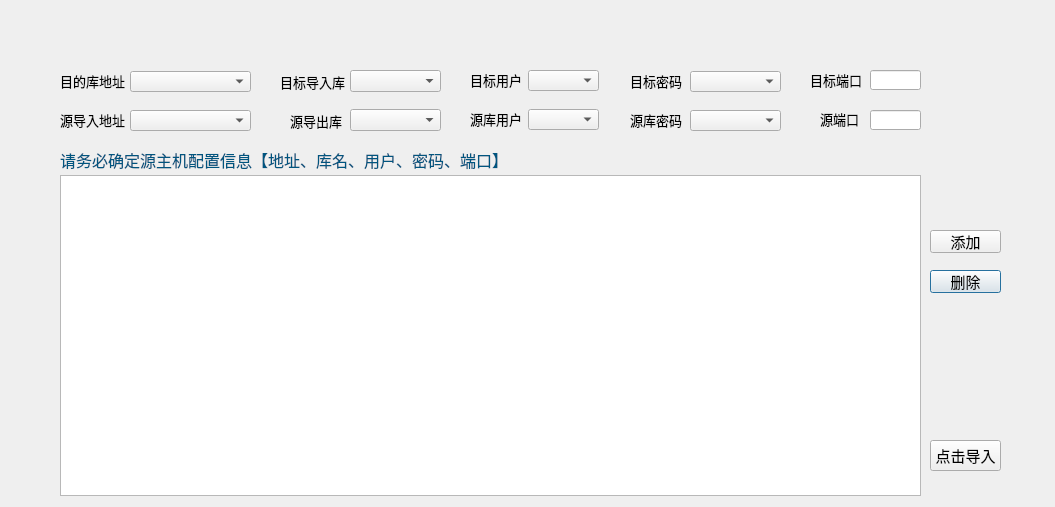
<?xml version="1.0" encoding="UTF-8"?>
<ui version="4.0">
 <class>TaskImport</class>
 <widget class="QDialog" name="TaskImport">
  <property name="geometry">
   <rect>
    <x>0</x>
    <y>0</y>
    <width>1055</width>
    <height>507</height>
   </rect>
  </property>
  <property name="windowTitle">
   <string>Dialog</string>
  </property>
  <property name="styleSheet">
   <string notr="true">QDialog.bgw{
	border-right:1px solid rgb(170,170,170);
	background:qlineargradient(spread:reflect,
		x1:0,y1:0,x2:1,y2:0,
		stop:0 rgba(207,210,184,255),
		stop:1 rgba(198,210,100,255));
}
QPushButton:pressed {
         background-color: qlineargradient(x1: 0, y1: 0, x2: 0, y2: 1, stop: 0 #aadbfe, stop: 1 #f6f7fa);

}</string>
  </property>
  <property name="class" stdset="0">
   <string>bgw</string>
  </property>
  <widget class="QPushButton" name="pushButton_2">
   <property name="geometry">
    <rect>
     <x>930</x>
     <y>270</y>
     <width>71</width>
     <height>23</height>
    </rect>
   </property>
   <property name="font">
    <font>
     <family>微软雅黑</family>
     <pointsize>11</pointsize>
    </font>
   </property>
   <property name="text">
    <string>删除</string>
   </property>
  </widget>
  <widget class="QComboBox" name="sdbuser">
   <property name="geometry">
    <rect>
     <x>528</x>
     <y>109</y>
     <width>71</width>
     <height>21</height>
    </rect>
   </property>
   <property name="font">
    <font>
     <family>微软雅黑</family>
     <pointsize>10</pointsize>
    </font>
   </property>
  </widget>
  <widget class="QLabel" name="label_2">
   <property name="geometry">
    <rect>
     <x>290</x>
     <y>111</y>
     <width>71</width>
     <height>20</height>
    </rect>
   </property>
   <property name="font">
    <font>
     <family>微软雅黑</family>
     <pointsize>10</pointsize>
    </font>
   </property>
   <property name="text">
    <string>源导出库</string>
   </property>
  </widget>
  <widget class="QLabel" name="label">
   <property name="geometry">
    <rect>
     <x>60</x>
     <y>109</y>
     <width>71</width>
     <height>21</height>
    </rect>
   </property>
   <property name="font">
    <font>
     <family>微软雅黑</family>
     <pointsize>10</pointsize>
    </font>
   </property>
   <property name="text">
    <string>源导入地址</string>
   </property>
  </widget>
  <widget class="QPushButton" name="pushButton">
   <property name="geometry">
    <rect>
     <x>930</x>
     <y>230</y>
     <width>71</width>
     <height>23</height>
    </rect>
   </property>
   <property name="font">
    <font>
     <family>微软雅黑</family>
     <pointsize>11</pointsize>
    </font>
   </property>
   <property name="text">
    <string>添加</string>
   </property>
  </widget>
  <widget class="QLabel" name="label_3">
   <property name="geometry">
    <rect>
     <x>470</x>
     <y>109</y>
     <width>71</width>
     <height>20</height>
    </rect>
   </property>
   <property name="font">
    <font>
     <family>微软雅黑</family>
     <pointsize>10</pointsize>
    </font>
   </property>
   <property name="text">
    <string>源库用户</string>
   </property>
  </widget>
  <widget class="QComboBox" name="sdbhost">
   <property name="geometry">
    <rect>
     <x>130</x>
     <y>110</y>
     <width>121</width>
     <height>21</height>
    </rect>
   </property>
   <property name="font">
    <font>
     <family>微软雅黑</family>
     <pointsize>10</pointsize>
    </font>
   </property>
  </widget>
  <widget class="QTableWidget" name="tableWidget">
   <property name="geometry">
    <rect>
     <x>60</x>
     <y>175</y>
     <width>861</width>
     <height>321</height>
    </rect>
   </property>
  </widget>
  <widget class="QLabel" name="label_6">
   <property name="geometry">
    <rect>
     <x>60</x>
     <y>145</y>
     <width>451</width>
     <height>31</height>
    </rect>
   </property>
   <property name="font">
    <font>
     <family>微软雅黑</family>
     <pointsize>12</pointsize>
    </font>
   </property>
   <property name="text">
    <string>&lt;html&gt;&lt;head/&gt;&lt;body&gt;&lt;p&gt;&lt;span style=&quot; color:#00557f;&quot;&gt;请务必确定源主机配置信息【地址、库名、用户、密码、端口】&lt;/span&gt;&lt;/p&gt;&lt;/body&gt;&lt;/html&gt;</string>
   </property>
  </widget>
  <widget class="QComboBox" name="sdbname">
   <property name="geometry">
    <rect>
     <x>350</x>
     <y>109</y>
     <width>91</width>
     <height>22</height>
    </rect>
   </property>
   <property name="font">
    <font>
     <family>微软雅黑</family>
     <pointsize>10</pointsize>
    </font>
   </property>
  </widget>
  <widget class="QPushButton" name="pushButton_3">
   <property name="geometry">
    <rect>
     <x>930</x>
     <y>440</y>
     <width>71</width>
     <height>31</height>
    </rect>
   </property>
   <property name="font">
    <font>
     <family>微软雅黑</family>
     <pointsize>11</pointsize>
    </font>
   </property>
   <property name="text">
    <string>点击导入</string>
   </property>
  </widget>
  <widget class="QComboBox" name="sdbpwd">
   <property name="geometry">
    <rect>
     <x>690</x>
     <y>110</y>
     <width>91</width>
     <height>21</height>
    </rect>
   </property>
   <property name="font">
    <font>
     <family>微软雅黑</family>
     <pointsize>10</pointsize>
    </font>
   </property>
  </widget>
  <widget class="QLabel" name="label_4">
   <property name="geometry">
    <rect>
     <x>630</x>
     <y>110</y>
     <width>71</width>
     <height>20</height>
    </rect>
   </property>
   <property name="font">
    <font>
     <family>微软雅黑</family>
     <pointsize>10</pointsize>
    </font>
   </property>
   <property name="text">
    <string>源库密码</string>
   </property>
  </widget>
  <widget class="QComboBox" name="ddbuser">
   <property name="geometry">
    <rect>
     <x>528</x>
     <y>70</y>
     <width>71</width>
     <height>21</height>
    </rect>
   </property>
   <property name="font">
    <font>
     <family>微软雅黑</family>
     <pointsize>10</pointsize>
    </font>
   </property>
  </widget>
  <widget class="QComboBox" name="ddbhost">
   <property name="geometry">
    <rect>
     <x>130</x>
     <y>71</y>
     <width>121</width>
     <height>21</height>
    </rect>
   </property>
   <property name="font">
    <font>
     <family>微软雅黑</family>
     <pointsize>10</pointsize>
    </font>
   </property>
  </widget>
  <widget class="QLabel" name="label_8">
   <property name="geometry">
    <rect>
     <x>280</x>
     <y>72</y>
     <width>71</width>
     <height>20</height>
    </rect>
   </property>
   <property name="font">
    <font>
     <family>微软雅黑</family>
     <pointsize>10</pointsize>
    </font>
   </property>
   <property name="text">
    <string>目标导入库</string>
   </property>
  </widget>
  <widget class="QComboBox" name="ddbpwd">
   <property name="geometry">
    <rect>
     <x>690</x>
     <y>71</y>
     <width>91</width>
     <height>21</height>
    </rect>
   </property>
   <property name="font">
    <font>
     <family>微软雅黑</family>
     <pointsize>10</pointsize>
    </font>
   </property>
  </widget>
  <widget class="QLabel" name="label_7">
   <property name="geometry">
    <rect>
     <x>60</x>
     <y>70</y>
     <width>71</width>
     <height>21</height>
    </rect>
   </property>
   <property name="font">
    <font>
     <family>微软雅黑</family>
     <pointsize>10</pointsize>
    </font>
   </property>
   <property name="text">
    <string>目的库地址</string>
   </property>
  </widget>
  <widget class="QLabel" name="label_9">
   <property name="geometry">
    <rect>
     <x>470</x>
     <y>70</y>
     <width>71</width>
     <height>20</height>
    </rect>
   </property>
   <property name="font">
    <font>
     <family>微软雅黑</family>
     <pointsize>10</pointsize>
    </font>
   </property>
   <property name="text">
    <string>目标用户</string>
   </property>
  </widget>
  <widget class="QLabel" name="label_10">
   <property name="geometry">
    <rect>
     <x>630</x>
     <y>71</y>
     <width>71</width>
     <height>20</height>
    </rect>
   </property>
   <property name="font">
    <font>
     <family>微软雅黑</family>
     <pointsize>10</pointsize>
    </font>
   </property>
   <property name="text">
    <string>目标密码</string>
   </property>
  </widget>
  <widget class="QComboBox" name="ddbname">
   <property name="geometry">
    <rect>
     <x>350</x>
     <y>70</y>
     <width>91</width>
     <height>22</height>
    </rect>
   </property>
   <property name="font">
    <font>
     <family>微软雅黑</family>
     <pointsize>10</pointsize>
    </font>
   </property>
  </widget>
  <widget class="QLabel" name="label_5">
   <property name="geometry">
    <rect>
     <x>820</x>
     <y>109</y>
     <width>41</width>
     <height>20</height>
    </rect>
   </property>
   <property name="font">
    <font>
     <family>微软雅黑</family>
     <pointsize>10</pointsize>
    </font>
   </property>
   <property name="text">
    <string>源端口</string>
   </property>
  </widget>
  <widget class="QLabel" name="label_11">
   <property name="geometry">
    <rect>
     <x>810</x>
     <y>70</y>
     <width>51</width>
     <height>20</height>
    </rect>
   </property>
   <property name="font">
    <font>
     <family>微软雅黑</family>
     <pointsize>10</pointsize>
    </font>
   </property>
   <property name="text">
    <string>目标端口</string>
   </property>
  </widget>
  <widget class="QLineEdit" name="ddbport">
   <property name="geometry">
    <rect>
     <x>870</x>
     <y>70</y>
     <width>51</width>
     <height>20</height>
    </rect>
   </property>
   <property name="font">
    <font>
     <family>微软雅黑</family>
     <pointsize>10</pointsize>
    </font>
   </property>
  </widget>
  <widget class="QLineEdit" name="sdbport">
   <property name="geometry">
    <rect>
     <x>870</x>
     <y>110</y>
     <width>51</width>
     <height>20</height>
    </rect>
   </property>
   <property name="font">
    <font>
     <family>微软雅黑</family>
     <pointsize>10</pointsize>
    </font>
   </property>
  </widget>
 </widget>
 <resources/>
 <connections/>
</ui>
